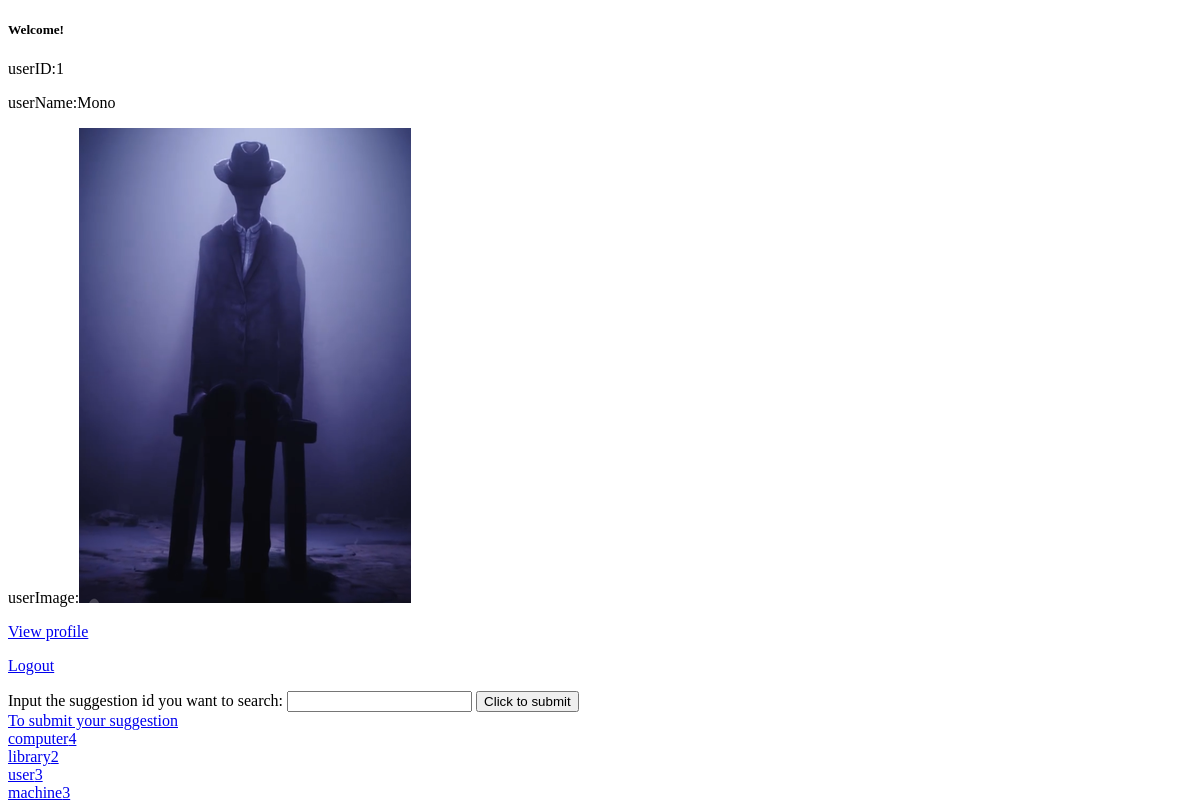
The app's page /welcome/ (signed in), older data.
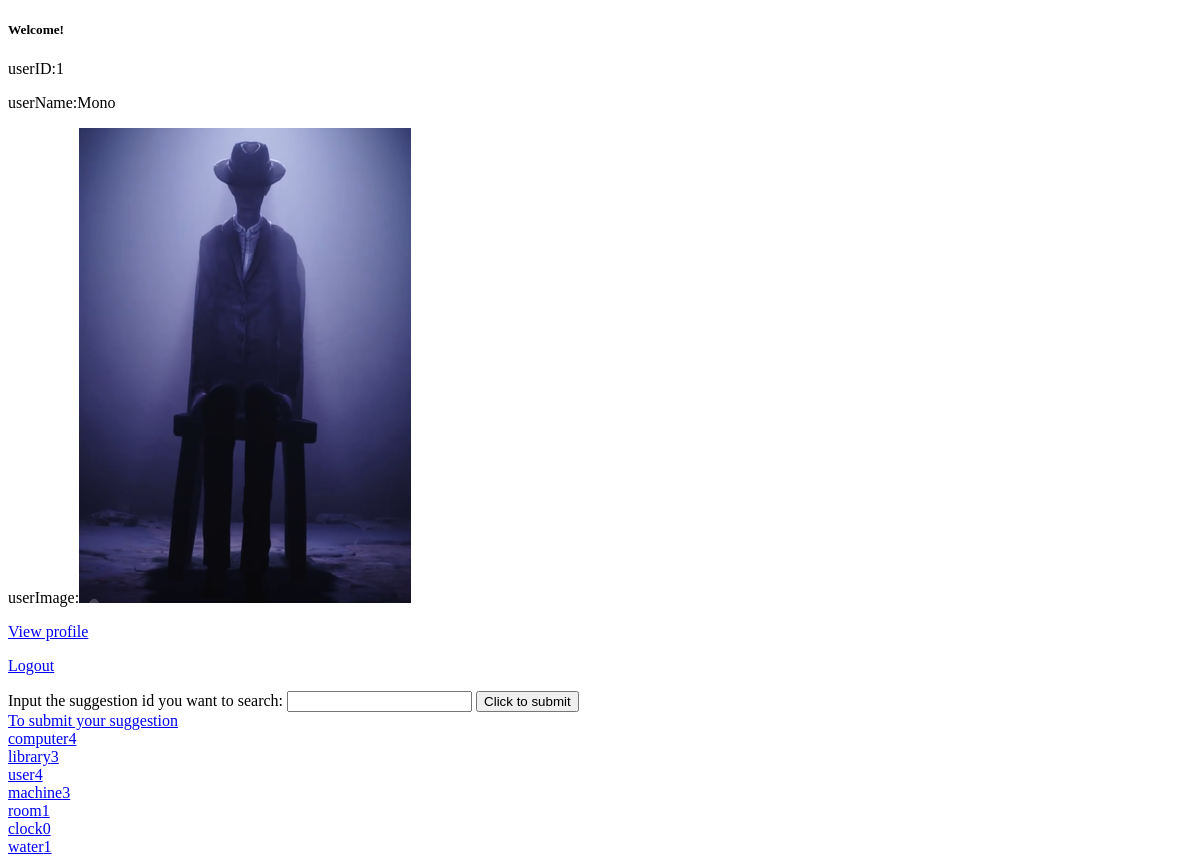
The same page, newer data.
### USFP/models.py (models this page shows, shortened)
class CommonUser(models.Model):
    commonUserID = models.AutoField(primary_key=True, )
    commonUserName = models.CharField(max_length=20, null=False, blank=False)
    commonUserEmail = models.EmailField(null=True, blank=True)
    commonUserImage = models.ImageField(upload_to="userImage", null=False, blank=False)
    commonUserPassword = models.CharField(max_length=20, null=False, blank=False)
    isDelete = models.BooleanField(blank=False, null=False, default=False)
    deleteDate = models.DateTimeField(blank=True, null=True)
    area = models.ForeignKey(Area, on_delete=models.CASCADE, null=False, blank=False,
                             related_name="CommonUser")
    object = ReDefinedManager()
    objects = models.Manager()
    class Meta:
        db_table = 'CommonUser'

class Tag(models.Model):
    tagID = models.AutoField(primary_key=True, )
    tagName = models.CharField(max_length=10, null=False, blank=False, unique=True)
    tagShowNum = models.IntegerField(null=False, blank=False,default=0)
    class Meta:
        db_table = 'Tag'

### GroupProject/views.py (the view)
# urls.py: url(r'^welcome/$', views.welcome, name='welcome'),
def welcome(request, logout=0):
    if (logout):
        request.session.clear()
        return render(request, 'View/welcome.html')
    try:
        user = CommonUser.object.get(commonUserID=request.session['commonUserID'])
        try:
            if user.VerifiedUser.isAdmin:
                return render(request, 'View/welcome.html', {'user': user,'isAdmin':True,"allTags":Tag.objects.all()})
        except:
            return render(request, 'View/welcome.html', {'user': user, 'isAdmin': False})
    except KeyError as e:
        return render(request, 'View/welcome.html',{'user.commonUserID':0})

### USFP/models.py (called while the page is built)
    def get_queryset(self):
        return models.Manager.get_queryset(self).filter(isDelete=False)

### templates/View/welcome.html (shortened to what this page needs)
<!DOCTYPE html>
<html lang="en">
<head>
    <link rel="stylesheet" type="text/css" href="/static/CSS/View/welcome.css">
</head>
<body>
<h5>Welcome!</h5>
{% if user.commonUserID %}
    <p>userID:{{ user.commonUserID }}</p>
    <p>userName:{{ user.commonUserName }}</p>
    <p>userImage:<img src="/media/{{ user.commonUserImage }}"/></p>
    {% if isAdmin %}
        <p>
            <a href="{% url 'USFP:adminInfor' %}">View profile</a>
        </p>
    {% else %}
        <p>
            <a href="{% url 'USFP:userInfor' %}">View profile</a>
        </p>
    {% endif %}
        <p><a href="{% url 'welcome' 1 %}">Logout</a></p>
{% else %}
    <br><a href="{% url 'USFP:login' 0 %}">Login</a>
    <a href="/USFP/register/">Register</a>
{% endif %}
<form action="{% url 'USFP:searchSuggestion' %}" method="post">
    <label for="searchSuggestionID">Input the suggestion id you want to search:</label>
    <input type="text" οninput=“value=value.replace(/[^\d]/g,’’)” name="searchSuggestionID" required>
    <input type="submit" value="Click to submit">
</form>
<a href="{% url 'USFP:submitSuggestion' %}">To submit your suggestion</a>
<br>
    {% for i in  allTags%}
        <a href="{% url 'USFP:viewTag' i.tagID 1 %}">{{ i.tagName }}{{ i.tagShowNum }}</a>
        <br>
    {% endfor %}
</body>
</html>

Row changes from the older to the newer data that the page shows:
changed Tag "library": tagShowNum "2" → "3"
changed Tag "user": tagShowNum "3" → "4"
added Tag: tagName "room", tagShowNum "1"
added Tag: tagName "clock", tagShowNum "0"
added Tag: tagName "water", tagShowNum "1"
